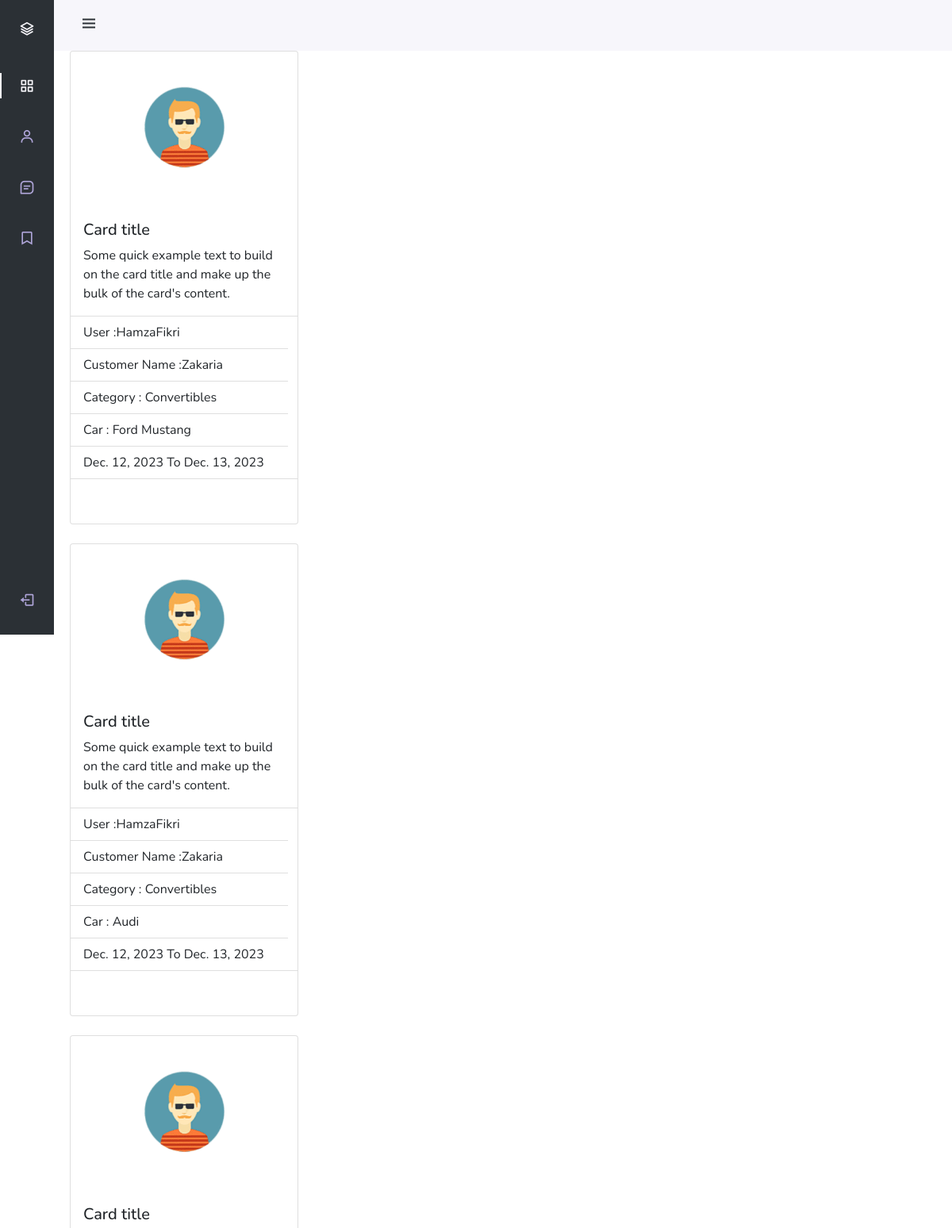
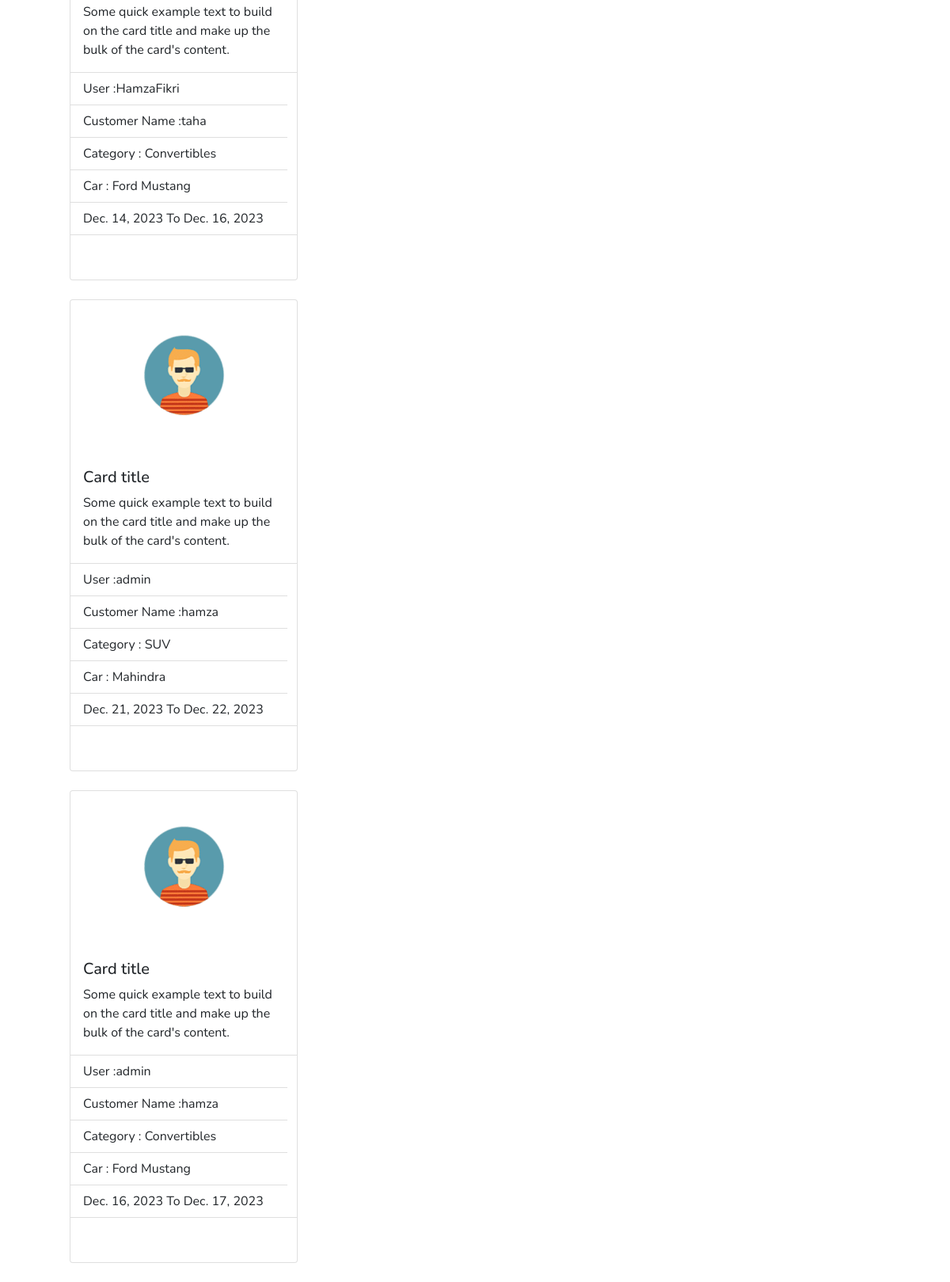
/bookview/, run on the app's committed database (2 pictures, top to bottom).
### app/models.py (models this page shows, shortened)
class Booking(models.Model):
    user = models.ForeignKey(User, on_delete=models.CASCADE, null=True)
    car = models.ForeignKey(Car, on_delete=models.CASCADE)
    category = models.ForeignKey(Category, on_delete=models.CASCADE, null=True)
    customer_name = models.CharField(max_length=100)
    start_date = models.DateField()
    end_date = models.DateField()

class Category(models.Model):
    name = models.CharField(max_length=100)
    image = models.ImageField(upload_to=get_file_path, blank=True, null=True)

class Car(models.Model):
    name = models.CharField(max_length=100)
    model = models.CharField(max_length=100)
    year = models.IntegerField()
    rental_price_per_day = models.FloatField()
    available = models.SmallIntegerField(default=0)
    car_image = models.ImageField(upload_to=get_file_path, blank=True, null=True)
    category = models.ForeignKey(Category, on_delete=models.CASCADE)

### app/controller/admins.py (the view)
# urls.py: path('bookview/', admins.bookview, name="bookview"),
def bookview(request):
    book = Booking.objects.all()
    context = {
        'book':book
    }
    return render(request, 'app/admin-panel/bookview.html', context)

### app/templates/app/admin-panel/bookview.html (shortened to what this page needs)
{% extends 'app/inc/sidenavbar.html' %}
{% load static %}
{% block content %}
{% for item in book %}
  <div class="card row" style="width: 18rem;">
    <img src="{% static 'images/user.gif' %}" class="card-img-top" alt="...">
    <div class="card-body">
      <h5 class="card-title">Card title</h5>
      <p class="card-text">Some quick example text to build on the card title and make up the bulk of the card's content.</p>
    </div>
    <ul class="list-group list-group-flush">
      <li class="list-group-item">User :{{item.user.username}}</li>
      <li class="list-group-item">Customer Name :{{item.customer_name}}</li>
      <li class="list-group-item">Category : {{item.category.name}}</li>
      <li class="list-group-item">Car : {{item.car.name}}</li>
      <li class="list-group-item">{{item.start_date}} To {{item.end_date}}</li>
    </ul>
    <div class="card-body">
    </div>
  </div>
<br>
  {% endfor %}
{% endblock %}

### app/templates/app/inc/sidenavbar.html (shortened to what this page needs)
{% load static %}
<!DOCTYPE html>
<html lang="en">
<head>
    <link rel="stylesheet" href="https://cdn.jsdelivr.net/npm/bootstrap@5.0.0-beta1/dist/css/bootstrap.min.css">
    <link rel="stylesheet" href="https://cdn.jsdelivr.net/npm/bootstrap@5.0.0-beta1/dist/js/bootstrap.bundle.min.js">
    <link rel="stylesheet" href="https://cdnjs.cloudflare.com/ajax/libs/jquery/3.2.1/jquery.min.js">
    <link rel="stylesheet" href="https://cdn.jsdelivr.net/npm/boxicons@latest/css/boxicons.min.css">
</head>
<body>
    <body id="body-pd">
        <header class="header" id="header">
            <div class="header_toggle"> <i class='bx bx-menu' id="header-toggle"></i> </div>
            <div class="header_img"> <img src="https://i.imgur.com/hczKIze.jpg" alt=""> </div>
        </header>
        <div class="l-navbar" id="nav-bar">
            <nav class="nav">
                <div> <a href="#" class="nav_logo"> <i class='bx bx-layer nav_logo-icon'></i> <span class="nav_logo-name">Admin Dashboard</span> </a>
                    <div class="nav_list">
                        <a href="{% url 'dashboard' %}" class="nav_link active">
                            <i class='bx bx-grid-alt nav_icon'></i>
                        </a>
                        <a href="{% url 'viewuser' %}" class="nav_link">
                            <i class='bx bx-user nav_icon'></i>
                        </a>
                        <a href="#" class="nav_link">
                            <i class='bx bx-message-square-detail nav_icon'></i>
                            <span class="nav_name">Messages</span> </a>
                        <a href="{% url 'bookview' %}" class="nav_link">
                            <i class='bx bx-bookmark nav_icon'></i>
                            <span class="nav_name">Bookmark</span> </a>
                        </div>
                </div> <a href="{% url 'home' %}" class="nav_link"> <i class='bx bx-log-out nav_icon'></i> <span class="nav_name">SignOut</span> </a>
            </nav>
        </div>
        {% block content %}{% endblock %}
</body>
</html>

### app/templates/app/inc/sidenavbar.html (style rules this page uses)
:root { --header-height: 3rem;--nav-width: 68px;--first-color: #2B3035;--first-color-light: #AFA5D9;--white-color: #F7F6FB;--body-font: 'Nunito', sans-serif;--normal-font-size: 1rem;--z-fixed: 100 }
*,::before,::after { box-sizing: border-box }
body { position: relative;margin: var(--header-height) 0 0 0;padding: 0 1rem;font-family: var(--body-font);font-size: var(--normal-font-size);transition: .5s }
a { text-decoration: none }
.header { width: 100%;height: var(--header-height);position: fixed;top: 0;left: 0;display: flex;align-items: center;justify-content: space-between;padding: 0 1rem;background-color: var(--white-color);z-index: var(--z-fixed);transition: .5s }
.header_toggle { color: var(--first-color);font-size: 1.5rem;cursor: pointer }
.header_img { width: 35px;height: 35px;display: flex;justify-content: center;border-radius: 50%;overflow: hidden }
.header_img img { width: 40px }
.l-navbar { position: fixed;top: 0;left: -30%;width: var(--nav-width);height: 100vh;background-color: var(--first-color);padding: .5rem 1rem 0 0;transition: .5s;z-index: var(--z-fixed) }
.nav { height: 100%;display: flex;flex-direction: column;justify-content: space-between;overflow: hidden }
.nav_logo, .nav_link { display: grid;grid-template-columns: max-content max-content;align-items: center;column-gap: 1rem;padding: .5rem 0 .5rem 1.5rem }
.nav_logo { margin-bottom: 2rem }
.nav_logo-icon { font-size: 1.25rem;color: var(--white-color) }
.nav_link { position: relative;color: var(--first-color-light);margin-bottom: 1.5rem;transition: .3s }
.nav_icon { font-size: 1.25rem }
.active { color: var(--white-color) }
.active::before { content: '';position: absolute;left: 0;width: 2px;height: 32px;background-color: var(--white-color) }
@media screen and (min-width: 768px) { body { margin: calc(var(--header-height) + 1rem) 0 0 0;padding-left: calc(var(--nav-width) + 2rem) } }
@media screen and (min-width: 768px) { .header { height: calc(var(--header-height) + 1rem);padding: 0 2rem 0 calc(var(--nav-width) + 2rem) } }
@media screen and (min-width: 768px) { .header_img { width: 40px;height: 40px } }
@media screen and (min-width: 768px) { .header_img img { width: 45px } }
@media screen and (min-width: 768px) { .l-navbar { left: 0;padding: 1rem 1rem 0 0 } }

### data on the page
Booking: user.username "HamzaFikri", customer_name "Zakaria", category.name "Convertibles", car.name "Ford Mustang", start_date "Dec. 12, 2023", end_date "Dec. 13, 2023"
Booking: user.username "HamzaFikri", customer_name "Zakaria", category.name "Convertibles", car.name "Audi", start_date "Dec. 12, 2023", end_date "Dec. 13, 2023"
Booking: user.username "HamzaFikri", customer_name "taha", category.name "Convertibles", car.name "Ford Mustang", start_date "Dec. 14, 2023", end_date "Dec. 16, 2023"
Booking: user.username "admin", customer_name "hamza", category.name "SUV", car.name "Mahindra", start_date "Dec. 21, 2023", end_date "Dec. 22, 2023"
Booking: user.username "admin", customer_name "hamza", category.name "Convertibles", car.name "Ford Mustang", start_date "Dec. 16, 2023", end_date "Dec. 17, 2023"
